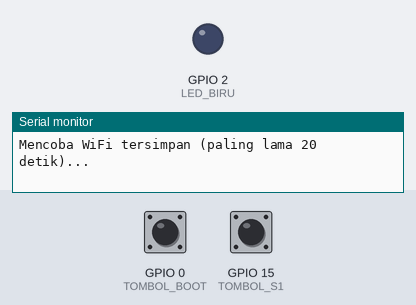
Recording of a sketch running on a simulated ESP32. Shown: output pins drawn as LEDs (lit = HIGH), the last lines printed to the serial monitor. Inputs (shaded band) come from the test bench; at power-on: GPIO 15 (TOMBOL_S1) LOW, GPIO 0 (TOMBOL_BOOT) HIGH. WiFi joins after 1.5 s; servers stay silent unless stated; EEPROM starts erased.

Above: at 1.1 s.
At 3.7 s:
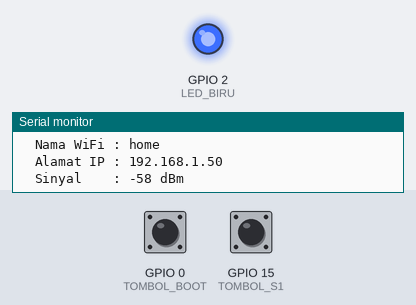
3.8 s: GPIO 15 (TOMBOL_S1) pulled HIGH for 0.15 s
Timing chart, 0 to 6.8 s (numbered marks = the images above; inputs shaded):
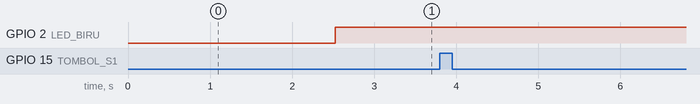

The sketch:

p3_parameter_kustom.ino
```cpp
/*
 * BAB 44 - Program 3: Isian Tambahan dan Portal Sesuai Permintaan
 * Portal WiFiManager mendapat 3 isian tambahan: nama perangkat, server MQTT,
 * dan port MQTT. Isian disimpan ke NVS dengan Preferences.
 * Tombol S1 membuka portal kapan saja untuk mengubah pengaturan.
 *
 * Library  : WiFiManager by tzapu (versi 2.0.17)
 * Rangkaian: SW1 (tombol S1) -> IO15
 * Tombol   : S1 = buka portal
 *            BOOT ditahan 3 detik = kembali ke pengaturan pabrik
 * Alat uji : Serial Monitor (115200) + HP atau laptop
 */

#include <WiFiManager.h>
#include <Preferences.h>

#define LED_BIRU     2     // LED biru bawaan board (sama dengan LED3 di kit)
#define TOMBOL_BOOT  0     // tombol BOOT di board ESP32: ditekan = LOW
#define TOMBOL_S1    15    // SW1 di kit: ditekan = HIGH (pull-down 10 kΩ di PCB)

const char* PORTAL_SSID = "Bluino-Setup";
const char* PORTAL_PASS = "bluino123";
const char* MENU_PORTAL[] = {"wifi", "info", "exit"};

// Pengaturan pabrik (dipakai kalau NVS masih kosong)
const char* NAMA_BAWAAN   = "bluino-01";
const char* SERVER_BAWAAN = "broker.hivemq.com";
const uint16_t PORT_BAWAAN = 1883;

const unsigned long WAKTU_DEBOUNCE = 50;   // ms

// Pengaturan yang sedang dipakai (salinan di RAM)
String namaPerangkat;
String serverMqtt;
uint16_t portMqtt;

Preferences prefs;
WiFiManager wm;

// Isian tambahan di portal: id, label, nilai awal, panjang maksimal
WiFiManagerParameter isianNama("nama", "Nama perangkat (huruf, angka, tanda -)", "", 32);
WiFiManagerParameter isianServer("server", "Server MQTT", "", 40);
WiFiManagerParameter isianPort("port", "Port MQTT (1-65535)", "", 5);

bool portalTadiAktif = false;
unsigned long mulaiTekanBoot = 0;
bool peringatanBootTampil = false;
unsigned long waktuLaporan = 0;

// Data debounce tombol S1 (pola dari BAB 9)
int bacaanS1Sebelumnya = LOW;
int statusS1Stabil = LOW;
unsigned long waktuS1Berubah = 0;

// ---------- Pengaturan tambahan (NVS) ----------

void muatPengaturan() {
  prefs.begin("bab44", false);   // false = baca-tulis (namespace dibuat kalau belum ada)
  namaPerangkat = prefs.getString("nama", NAMA_BAWAAN);
  serverMqtt    = prefs.getString("server", SERVER_BAWAAN);
  portMqtt      = prefs.getUShort("port", PORT_BAWAAN);
  prefs.end();
}

void tampilkanPengaturan() {
  Serial.println("  Nama perangkat : " + namaPerangkat);
  Serial.println("  Server MQTT    : " + serverMqtt);
  Serial.println("  Port MQTT      : " + String(portMqtt));
}

// Salin pengaturan terbaru ke kotak isian portal
void isiKotakPortal() {
  isianNama.setValue(namaPerangkat.c_str(), 32);
  isianServer.setValue(serverMqtt.c_str(), 40);
  isianPort.setValue(String(portMqtt).c_str(), 5);
}

// Hanya huruf, angka, dan tanda - . _ yang diterima (tidak boleh kosong)
bool teksAman(const String& teks) {
  if (teks.length() == 0) return false;
  for (size_t i = 0; i < teks.length(); i++) {
    char c = teks[i];
    if (!isalnum((unsigned char)c) && c != '-' && c != '.' && c != '_') return false;
  }
  return true;
}

// Callback: dipanggil WiFiManager saat tombol Save di portal ditekan
void simpanParameter() {
  String nama   = isianNama.getValue();
  String server = isianServer.getValue();
  long port     = String(isianPort.getValue()).toInt();   // teks -> angka (0 kalau bukan angka)
  nama.trim();
  server.trim();

  if (teksAman(nama)) {
    namaPerangkat = nama;
  } else {
    Serial.println("Nama perangkat tidak valid, nilai lama tetap dipakai.");
  }
  if (teksAman(server)) {
    serverMqtt = server;
  } else {
    Serial.println("Server MQTT tidak valid, nilai lama tetap dipakai.");
  }
  if (port >= 1 && port <= 65535) {
    portMqtt = port;
  } else {
    Serial.println("Port MQTT tidak valid, nilai lama tetap dipakai.");
  }

  prefs.begin("bab44", false);
  prefs.putString("nama", namaPerangkat);
  prefs.putString("server", serverMqtt);
  prefs.putUShort("port", portMqtt);
  prefs.end();

  Serial.println("Pengaturan tambahan disimpan ke NVS:");
  tampilkanPengaturan();
  isiKotakPortal();   // kalau portal dibuka lagi, kotak berisi nilai yang benar
}

// ---------- WiFi dan portal ----------

void saatPortalDibuka(WiFiManager* portal) {
  Serial.println("Portal pengaturan dibuka:");
  Serial.printf("  1. Sambungkan HP ke WiFi \"%s\" (password: %s)\n",
                portal->getConfigPortalSSID().c_str(), PORTAL_PASS);
  Serial.println("  2. Tunggu halaman pengaturan muncul, atau buka http://192.168.4.1");
  Serial.println("  3. Pilih Configure WiFi, isi WiFi dan isian tambahan, tekan Save");
}

void tampilkanInfoWiFi() {
  Serial.println("Tersambung ke WiFi!");
  Serial.print("  Nama WiFi : ");
  Serial.println(WiFi.SSID());
  Serial.print("  Alamat IP : ");
  Serial.println(WiFi.localIP());
  Serial.print("  Sinyal    : ");
  Serial.print(WiFi.RSSI());
  Serial.println(" dBm");
}

void aturLed() {
  unsigned long t = millis();
  if (wm.getConfigPortalActive()) {
    digitalWrite(LED_BIRU, (t / 100) % 2);    // kedip cepat: portal terbuka
  } else if (WiFi.status() == WL_CONNECTED) {
    digitalWrite(LED_BIRU, HIGH);             // menyala: tersambung
  } else {
    digitalWrite(LED_BIRU, (t / 1000) % 2);   // kedip lambat: terputus
  }
}

// ---------- Tombol ----------

// true sekali setiap kali S1 baru ditekan (debounce + edge detection)
bool s1BaruDitekan() {
  int bacaan = digitalRead(TOMBOL_S1);
  if (bacaan != bacaanS1Sebelumnya) {
    waktuS1Berubah = millis();
    bacaanS1Sebelumnya = bacaan;
  }
  if ((millis() - waktuS1Berubah) > WAKTU_DEBOUNCE && bacaan != statusS1Stabil) {
    statusS1Stabil = bacaan;
    return statusS1Stabil == HIGH;
  }
  return false;
}

// Tahan BOOT 3 detik: hapus WiFi dan isian tambahan (pengaturan pabrik)
void periksaTombolBoot() {
  if (digitalRead(TOMBOL_BOOT) == HIGH) {
    mulaiTekanBoot = 0;
    peringatanBootTampil = false;
    return;
  }
  if (mulaiTekanBoot == 0) {
    mulaiTekanBoot = millis();
  }
  unsigned long lamaDitekan = millis() - mulaiTekanBoot;
  if (lamaDitekan >= 1000 && !peringatanBootTampil) {
    Serial.println("Tombol BOOT ditahan... lepaskan sekarang kalau tidak jadi menghapus.");
    peringatanBootTampil = true;
  }
  if (lamaDitekan >= 3000) {
    Serial.println("Kembali ke pengaturan pabrik, lalu restart...");
    prefs.begin("bab44", false);
    prefs.clear();                // hapus isian tambahan
    prefs.end();
    wm.resetSettings();           // hapus WiFi tersimpan
    delay(500);
    ESP.restart();
  }
}

void setup() {
  Serial.begin(115200);
  delay(1000);
  pinMode(LED_BIRU, OUTPUT);
  digitalWrite(LED_BIRU, LOW);
  pinMode(TOMBOL_BOOT, INPUT_PULLUP);
  pinMode(TOMBOL_S1, INPUT);      // pull-down sudah ada di PCB kit

  Serial.println();
  Serial.println("BAB 44 - Program 3: Isian Tambahan dan Portal Sesuai Permintaan");

  muatPengaturan();
  Serial.println("Pengaturan tambahan:");
  tampilkanPengaturan();

  isiKotakPortal();
  wm.addParameter(&isianNama);
  wm.addParameter(&isianServer);
  wm.addParameter(&isianPort);
  wm.setSaveParamsCallback(simpanParameter);

  wm.setDebugOutput(false);
  wm.setTitle("Bluino IoT Kit");
  wm.setMenu(MENU_PORTAL, 3);
  wm.setShowInfoUpdate(false);
  wm.setConnectTimeout(20);
  wm.setConfigPortalTimeout(180);
  wm.setBreakAfterConfig(true);
  wm.setConfigPortalBlocking(false);
  wm.setAPCallback(saatPortalDibuka);

  Serial.println("Tombol: S1 = buka portal, BOOT ditahan 3 detik = pengaturan pabrik.");
  Serial.println("Mencoba WiFi tersimpan (paling lama 20 detik)...");
  if (wm.autoConnect(PORTAL_SSID, PORTAL_PASS)) {
    tampilkanInfoWiFi();
  }
  portalTadiAktif = wm.getConfigPortalActive();
}

void loop() {
  if (wm.process()) {
    Serial.println("WiFi baru tersimpan.");
    tampilkanInfoWiFi();
  }

  // Portal baru saja tertutup?
  bool portalAktif = wm.getConfigPortalActive();
  if (portalTadiAktif && !portalAktif) {
    if (WiFi.status() == WL_CONNECTED) {
      Serial.println("Portal ditutup.");
    } else {
      Serial.println("Portal ditutup tanpa WiFi yang berhasil. Restart untuk mencoba lagi...");
      delay(1000);
      ESP.restart();
    }
  }
  portalTadiAktif = portalAktif;

  // Tombol S1: buka portal sesuai permintaan (kalau belum terbuka)
  if (s1BaruDitekan() && !portalAktif) {
    Serial.println("Tombol S1 ditekan: membuka portal pengaturan...");
    isiKotakPortal();
    wm.startConfigPortal(PORTAL_SSID, PORTAL_PASS);   // non-blocking: langsung kembali
  }

  aturLed();
  periksaTombolBoot();

  if (millis() - waktuLaporan >= 10000) {   // laporan setiap 10 detik
    waktuLaporan = millis();
    Serial.print("[" + namaPerangkat + "] ");
    if (wm.getConfigPortalActive()) {
      Serial.println("portal terbuka, menunggu pengaturan");
    } else if (WiFi.status() == WL_CONNECTED) {
      Serial.printf("tersambung ke %s, MQTT %s:%u\n",
                    WiFi.SSID().c_str(), serverMqtt.c_str(), (unsigned int)portMqtt);
    } else {
      Serial.println("WiFi terputus, mencoba menyambung lagi...");
    }
  }
}
```
